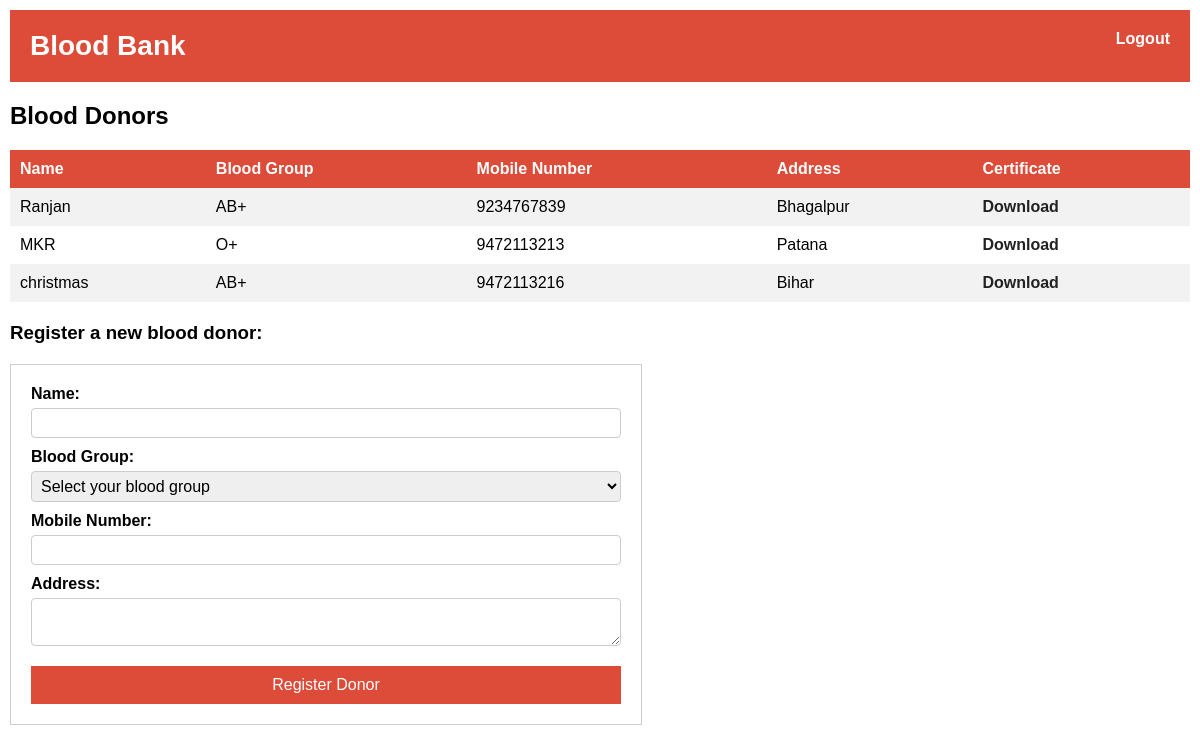
/dashboard, run on the app's committed database.
### app.py (models this page shows)
class BloodDonor(db.Model):
    id = db.Column(db.Integer, primary_key=True)
    name = db.Column(db.String(50), nullable=False)
    blood_group = db.Column(db.String(5), nullable=False)
    mobile_number = db.Column(db.String(10), nullable=False)
    address = db.Column(db.String(100), nullable=False)
    created_at = db.Column(db.DateTime, default=datetime.utcnow, nullable=False)

### app.py (the view)
@app.route('/dashboard')
def dashboard():
    blood_donors = BloodDonor.query.all()
    print(blood_donors)
    return render_template('dashboard.html', blood_donors=blood_donors)

### templates/dashboard.html (shortened to what this page needs)
<!DOCTYPE html>
<html>
<head>
</head>
<body>
  <header>
    <h1>Blood Bank</h1>
    <a href="{{ url_for('logout') }}">Logout</a>
  </header>
  <h2>Blood Donors</h2>
  <table>
    <tr>
      <th>Name</th>
      <th>Blood Group</th>
      <th>Mobile Number</th>
      <th>Address</th>
      <th>Certificate</th>
    </tr>
    {% for blood_donor in blood_donors %}
    <tr>
      <td>{{ blood_donor.name }}</td>
      <td>{{ blood_donor.blood_group }}</td>
      <td>{{ blood_donor.mobile_number }}</td>
      <td>{{ blood_donor.address }}</td>
      <td><a href="blood-report-certificate/{{ blood_donor.id }}"><font color="#222222">Download</font></a> </td>
    </tr>
    {% endfor %}
  </table>
 <h3>Register a new blood donor:</h3>
  <form method="POST" action="{{ url_for('register_donor') }}">
    <label for="name">Name:</label>
    <input type="text" id="name" name="name" required>
    <label for="blood_group">Blood Group:</label>
    <select id="blood_group" name="blood_group" required>
      <option value="" disabled selected>Select your blood group</option>
    </select>
    <label for="mobile">Mobile Number:</label>
    <input type="tel" id="mobile" name="mobile_number" pattern="[0-9]{10}" required>
    <label for="address">Address:</label>
    <textarea id="address" name="address" required></textarea>
    <input type="submit" value="Register Donor">
  </form>
</body>
</html>

### templates/dashboard.html (style rules this page uses)
body { font-family: Arial, sans-serif; margin: 10px; padding: 0px; }
header { background-color: #dd4b39; color: white; padding: 20px; display: flex; justify-content: space-between; }
h1 { margin: 0; font-size: 28px; }
a { color: white; text-decoration: none; font-weight: bold; }
table { border-collapse: collapse; width: 100%; margin: 20px 0; }
th, td { text-align: left; padding: 10px; }
th { background-color: #dd4b39; color: white; }
tr:nth-child(even) { background-color: #f2f2f2; }
form { margin-top: 20px; display: flex; flex-direction: column; width: 50%; padding: 20px; border: 1px solid #ccc; }
label { font-weight: bold; margin-bottom: 5px; }
input[type="text"], input[type="tel"], select, textarea { padding: 5px; margin-bottom: 10px; border: 1px solid #ccc; border-radius: 4px; font-size: 16px; }
input[type="submit"] { background-color: #dd4b39; color: white; border: none; padding: 10px 20px; margin-top: 10px; cursor: pointer; font-size: 16px; }

### data on the page
BloodDonor: name "Ranjan", blood_group "AB+", mobile_number "9234767839", address "Bhagalpur"
BloodDonor: name "MKR", blood_group "O+", mobile_number "9472113213", address "Patana"
BloodDonor: name "christmas", blood_group "AB+", mobile_number "9472113216", address "Bihar"
